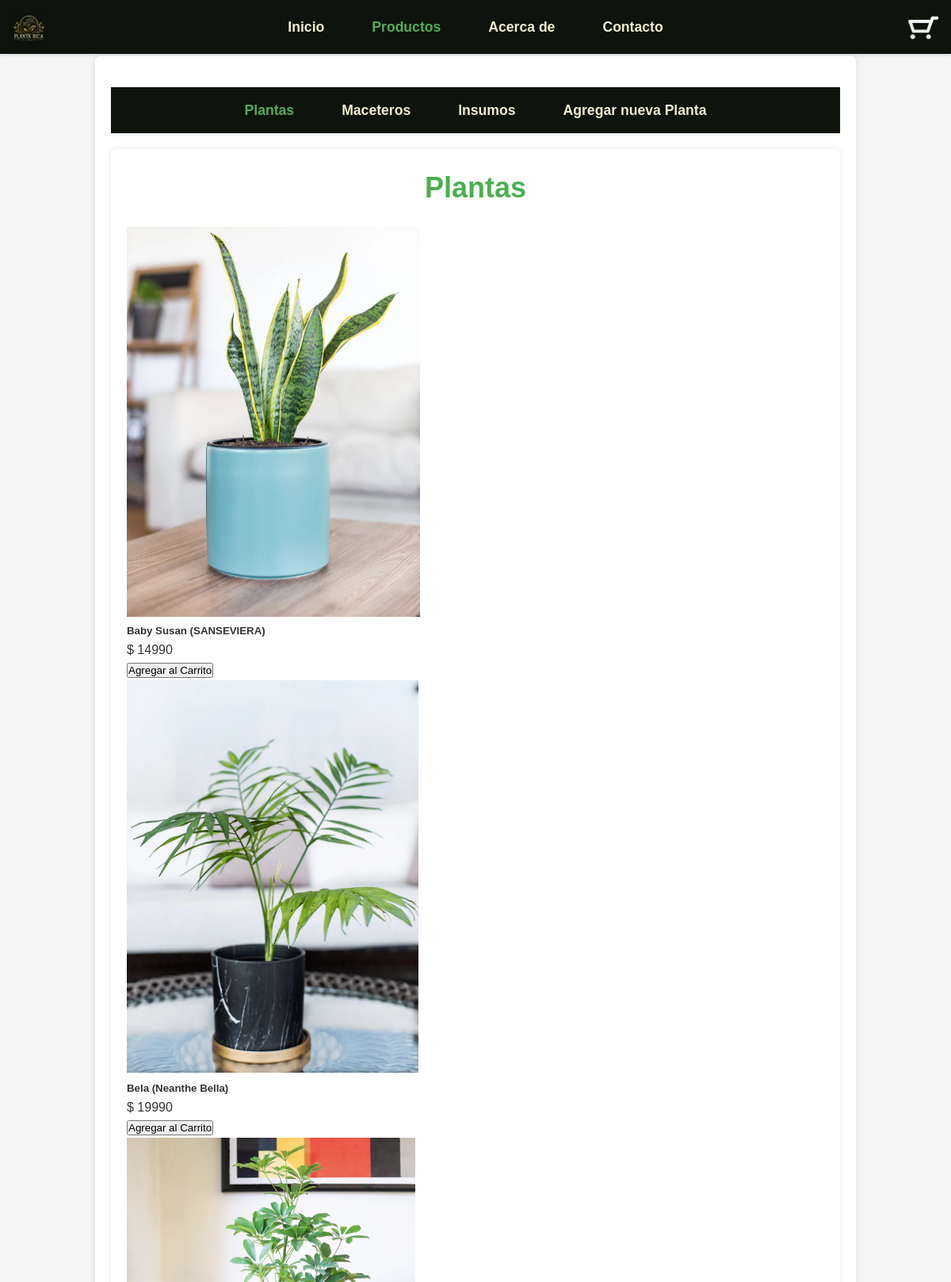
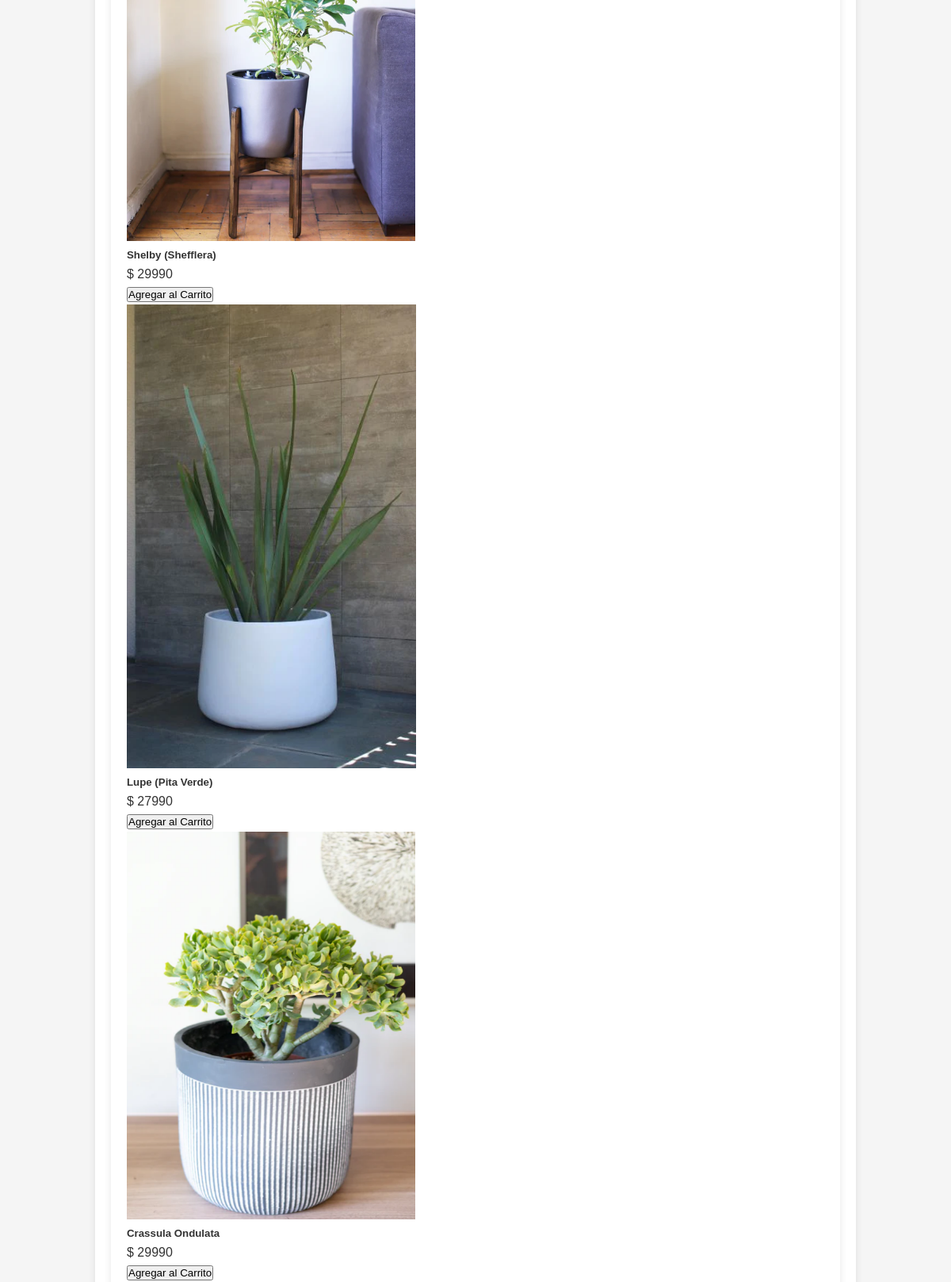
/Productos/ (upper part), run on the app's committed database (2 pictures, top to bottom).
### PlantitaricaApp/models.py (models this page shows, shortened)
class Plantas(models.Model):
    id_planta  = models.AutoField(db_column='idPlanta', primary_key=True)
    nombre = models.CharField(max_length=100)
    precio     = models.IntegerField(blank=False, null=False)
    foto = models.ImageField(upload_to='Plantas/',null=True, blank=True,verbose_name='Foto de la planta')
    class Meta:
        verbose_name_plural = "Plantas"

### PlantitaricaApp/views.py (the view)
# urls.py: path('Productos/', views.Productos, name='Productos'),
def Productos(request):
    Planta = Plantas.objects.all()
    v_encarro = EnCarro.objects.all()
    context={"Plantas":Planta, "EnCarro": v_encarro}
    return render(request,'PlantitaricaApp/Productos.html', context)

### PlantitaricaApp/templates/PlantitaricaApp/Productos.html (shortened to what this page needs)
{% extends "PlantitaricaApp/base.html" %}
{% block content %}
<nav class="mini-nav">
    <ul>
        <li id="plantas" class="{% if request.resolver_match.url_name == 'Productos' %}active{% endif %}">
            <a href="{% url 'Productos' %}">Plantas</a></li>
        <li id="maceteros" class="{% if request.resolver_match.url_name == 'Maceteros' %}active{% endif %}">
            <a href="{% url 'Maceteros' %}">Maceteros</a></li>
        <li id="insumos" class="{% if request.resolver_match.url_name == 'Insumos' %}active{% endif %}">
            <a href="{% url 'Insumos' %}">Insumos</a></li>
        <li id="agregar_plantas" class="{% if request.resolver_match.url_name == 'agregar_plantas' %}active{% endif %}">
            <a href="{% url 'agregar_plantas' %}">Agregar nueva Planta</a></li>
    </ul>
</nav>
<div class="container">
    <div class = "grid-background">
        <h1>Plantas</h1>
            <div class="grid-container">
                    {% for producto in Plantas %}
                    <div class="card">
                        <img src="{{ producto.foto.url }}" class="card-img-top" alt="{{ producto.descripcion }}">
                        <div class="card-body">
                            <h5 class="card-title">{{ producto.nombre }}</h5>
                            <p class="price">$ {{ producto.precio }}</p>
                            <form action="{% url 'registrarEnCarro' %}" method="POST">
                                <button type="submit" >Agregar al Carrito</button>
                            </form>
                        </div>
                    </div >
                {% empty %}
                <p>No hay productos disponibles.</p>
                {% endfor %}
            </div>
    </div>
</div>
{% endblock %}

### PlantitaricaApp/static/CSS/stylesBase.css (style rules this page uses)
* { margin: 0; padding: 0; box-sizing: border-box; font-family: 'poppins', sans-serif; }
html, body { height: 100%; width: 100%; padding-top: 0px; }
body { background-attachment: fixed; padding-top: 80px; line-height: 1.6; margin: 0; }
h1, h2, h3 { color: #2e7d32; }
.container { width: 100%; padding: 20px; position: relative; z-index: 0; }

### Plantitarica/static/CSS/styles.css (style rules this page uses)
body { font-family: Arial, sans-serif; background-color: #f5f5f5; color: #333; margin: 0; padding: 0; }
.container { max-width: 960px; margin: 20px auto; padding: 20px; background-color: #fff; box-shadow: 0 0 10px rgba(0,0,0,0.1); border-radius: 8px; }
h1 { font-size: 36px; color: #4CAF50; margin-bottom: 20px; text-align: center; }

### PlantitaricaApp/static/CSS/mini-navbar.css (style rules this page uses)
.mini-nav { background-color: #0e130c; padding: 15px 0; margin: 20px 0; box-shadow: 0 2px 4px rgba(0, 0, 0, 0.1); border-color: #0e130c; width: 100%; position: relative; top: 0; left: 0; z-index: 1000; }
.mini-nav ul { list-style: none; display: flex; justify-content: center; align-items: center; padding: 0; margin: 0; }
.mini-nav li { margin: 0 15px; }
.mini-nav a { color: #F0EDCE; text-decoration: none; font-weight: bold; font-size: 1.1em; padding: 10px 15px; transition: background-color 0.3s ease; border-radius: 5px; }
.mini-nav .active a { color: #54ad58; }
body { padding-top: 50px; }

### data on the page
Plantas: foto (picture), nombre "Baby Susan (SANSEVIERA)", precio "14990"
Plantas: foto (picture), nombre "Bela (Neanthe Bella)", precio "19990"
Plantas: foto (picture), nombre "Shelby (Shefflera)", precio "29990"
Plantas: foto (picture), nombre "Lupe (Pita Verde)", precio "27990"
Plantas: foto (picture), nombre "Crassula Ondulata", precio "29990"
